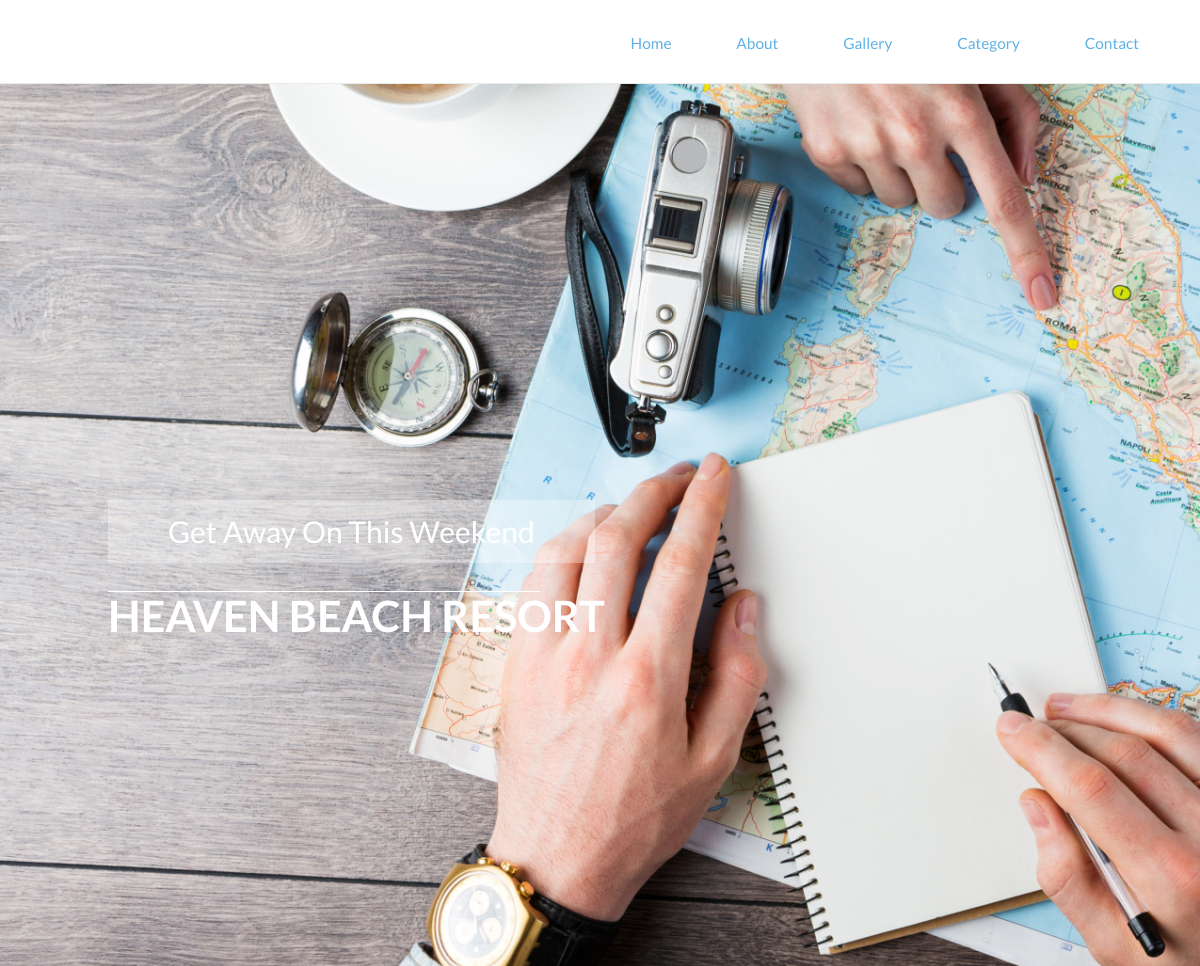
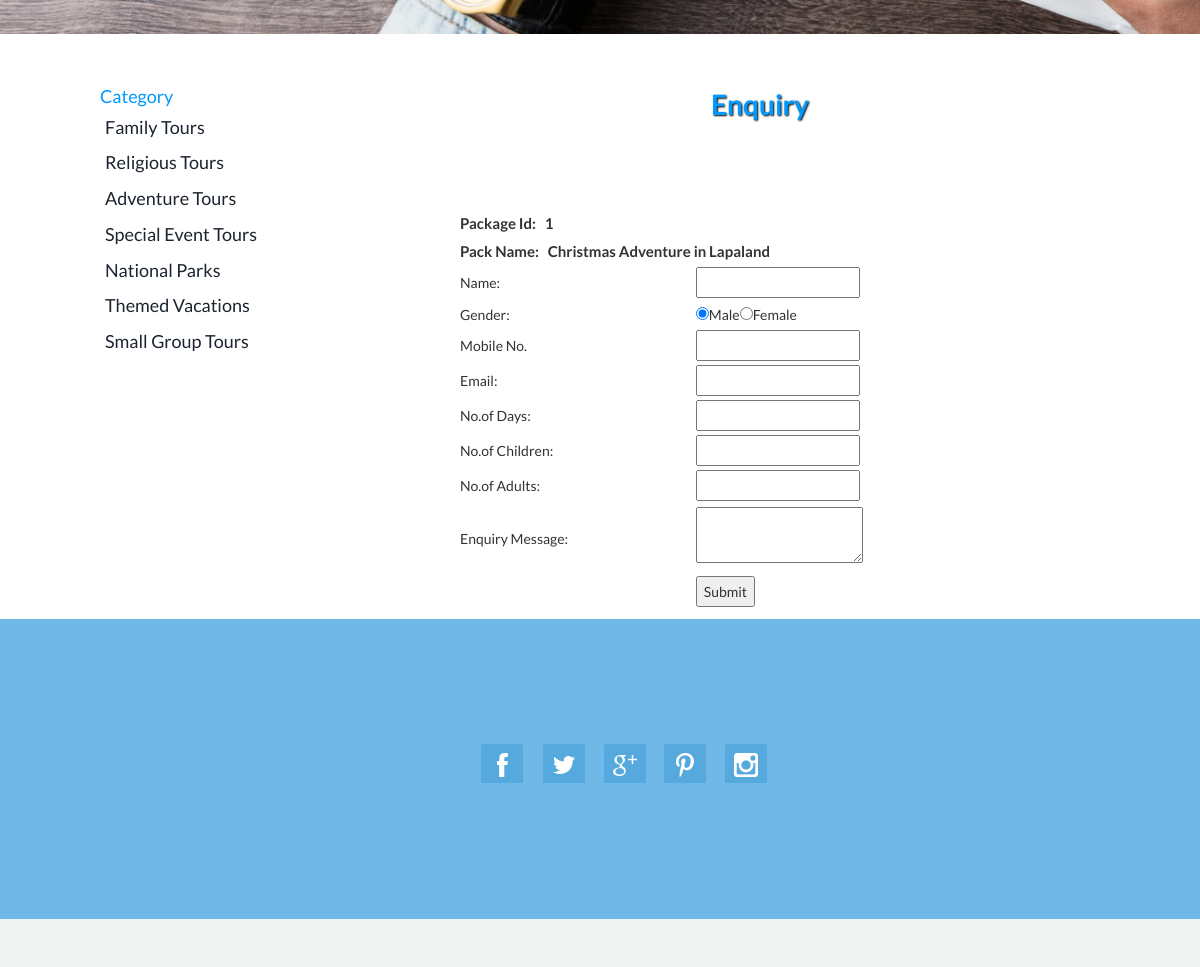
The page /enquiry.php?pid=1 on the database its author committed (2 pictures, top to bottom).
### tables this page shows
CREATE TABLE `category` (
  `Cat_id` int(100) NOT NULL,
  `Cat_name` varchar(2000) NOT NULL
);

CREATE TABLE `package` (
  `Packid` int(200) NOT NULL,
  `Packname` varchar(1000) NOT NULL,
  `Category` int(200) NOT NULL,
  `Subcategory` int(200) NOT NULL,
  `Packprice` int(200) NOT NULL,
  `Pic1` varchar(8000) NOT NULL,
  `Pic2` varchar(8000) NOT NULL,
  `Pic3` varchar(8000) NOT NULL,
  `Detail` varchar(8000) NOT NULL
);

### enquiry.php (the view, shortened to what this page needs)
<!DOCTYPE html>
<html>
<head>
<link href="stylecss.css" rel='stylesheet' type='text/css'/>
<link href="css/bootstrap.css" rel='stylesheet' type='text/css'/>
<link href="css/style.css" rel="stylesheet" type="text/css" media="all"/>
<body>
<?php include('function.php'); ?>
<?php include('top.php'); ?>
<?php include('slider.php'); ?>
<div style="height:50px"></div>
<div style="width:1000px; margin:auto"  >
<div style="width:200px; font-size:18px; color:#09F; float:left">
<table cellpadding="0" cellspacing="0" width="1000px">
<tr><td style="font-size:18px" color="#09F">Category</td></tr>
<?php
$s="select * from category";
$result=mysqli_query($cn,$s);
while($data=mysqli_fetch_array($result))
{
		echo "<tr><td style=' padding:5px;'><a href='subcat.php?catid=$data[0]'>$data[1]</a></td></tr>";
}
?>
</table>
</div>
<div style="width:800px; float:left">
<table cellpadding="0px" cellspacing="0" width="1000px">
<tr><td class="headingText">Enquiry</td></tr>
<tr><td class="paraText" width="900px">
<table cellpadding="0" cellspacing="0" width="900px">
<td>
<table border="0"; width="600px" height="400px" align="center" >
<?php
$s="select * from package,category,subcategory where package.category=category.cat_id and package.subcategory=subcategory.subcatid and package.packid='" . $_GET["pid"] ."'";
$result=mysqli_query($cn,$s);
$data=mysqli_fetch_array($result);
?>
<form method="post" enctype="multipart/form-data">
<tr><td colspan="3" class="middletext">Package Id:&nbsp;&nbsp;&nbsp;<?php echo $data[0];?></td></tr>
<tr><td colspan="3" class="middletext">Pack Name:&nbsp;&nbsp;&nbsp;<?php echo $data[1];?></td></tr>
<tr><td class="lefttxt">Name:</td><td><input type="text" name="t1" required pattern="[a-zA-z1 _]{3,50}" title"Please Enter Only Characters and numbers between 1 to 50 for Name"/></td></tr><br/>
<tr><td class="lefttxt">Gender:</td><td><input type="radio" name="r1" value="Male" checked="checked" />Male<input type="radio" name="r1"  value="Female"/>Female</td></tr><br/>
<tr><td class="lefttxt">Mobile No.</td><td><input type="text" name="t2" required pattern="[0-9]{10,12}" title"Please Enter Only numbers between 10 to 12 for Mobile No"/></td></tr><br/>
<tr><td class="lefttxt">Email:</td><td><input type="email" name="t3" required /></td><td><br/>
<tr><td class="lefttxt">No.of Days:</td><td><input type="number" name="t4" required pattern="[1 _]{1,20}" title"Please Enter Only numbers between 1 to 20 for No. oF Days"/></td><td><br/>
<tr><td class="lefttxt">No.of Children:</td><td><input type="number" name="t5" required pattern="[1 _]{1,10}" title"Please Enter Only numbers between 1 to 10 for Children"/></td><td><br/>
<tr><td class="lefttxt">No.of Adults:</td><td><input type="number" name="t6" required pattern="[1 _]{1,20}" title"Please Enter Only numbers between 1 to 20 for No.Of Adults"/></td><td><br/>
<tr><td class="lefttxt">Enquiry Message:</td><td><textarea name="t7" required="required"/></textarea></td><td><br/>
<tr><td>&nbsp;</td><td ><input type="submit" value="Submit" name="sbmt" /></td></tr>
</form></td></tr>
</table>
</div>
</div>
<?php include('bottom.php'); ?>
</body>
</html>

### stylecss.css (style rules this page uses)
.headingText { font-size:38px; color:#09F; margin:5px; font-weight:bold; text-shadow:1px 1px 2px black;; text-align:center; }
.paraText { line-height:25px; padding:10px; text-align:justify; }
.middletext { font-size:15px; color:#333; font-weight:bold; }

### css/style.css (style rules this page uses)
.headingText { font-size:28px; color:#09F; margin:5px; font-weight:bold; text-shadow:1px 1px 2px black;; text-align:center; }
.paraText { line-height:25px; padding:10px; text-align:justify; }
body { margin:0; padding:0; font-family: 'Lato', sans-serif; -webkit-appearance:none; }
body a { transition:0.5s all; -webkit-transition:0.5s all; -moz-transition:0.5s all; -o-transition:0.5s all; -ms-transition:0.5s all; }

### rows shown on the page
category: Cat_name "Family Tours"
category: Cat_name "Religious Tours"
category: Cat_name "Adventure Tours"
category: Cat_name "Special Event Tours"
category: Cat_name "National Parks"
category: Cat_name "Themed Vacations"
category: Cat_name "Small Group Tours"
package: Packid "1", Packname "Christmas Adventure in Lapaland"
